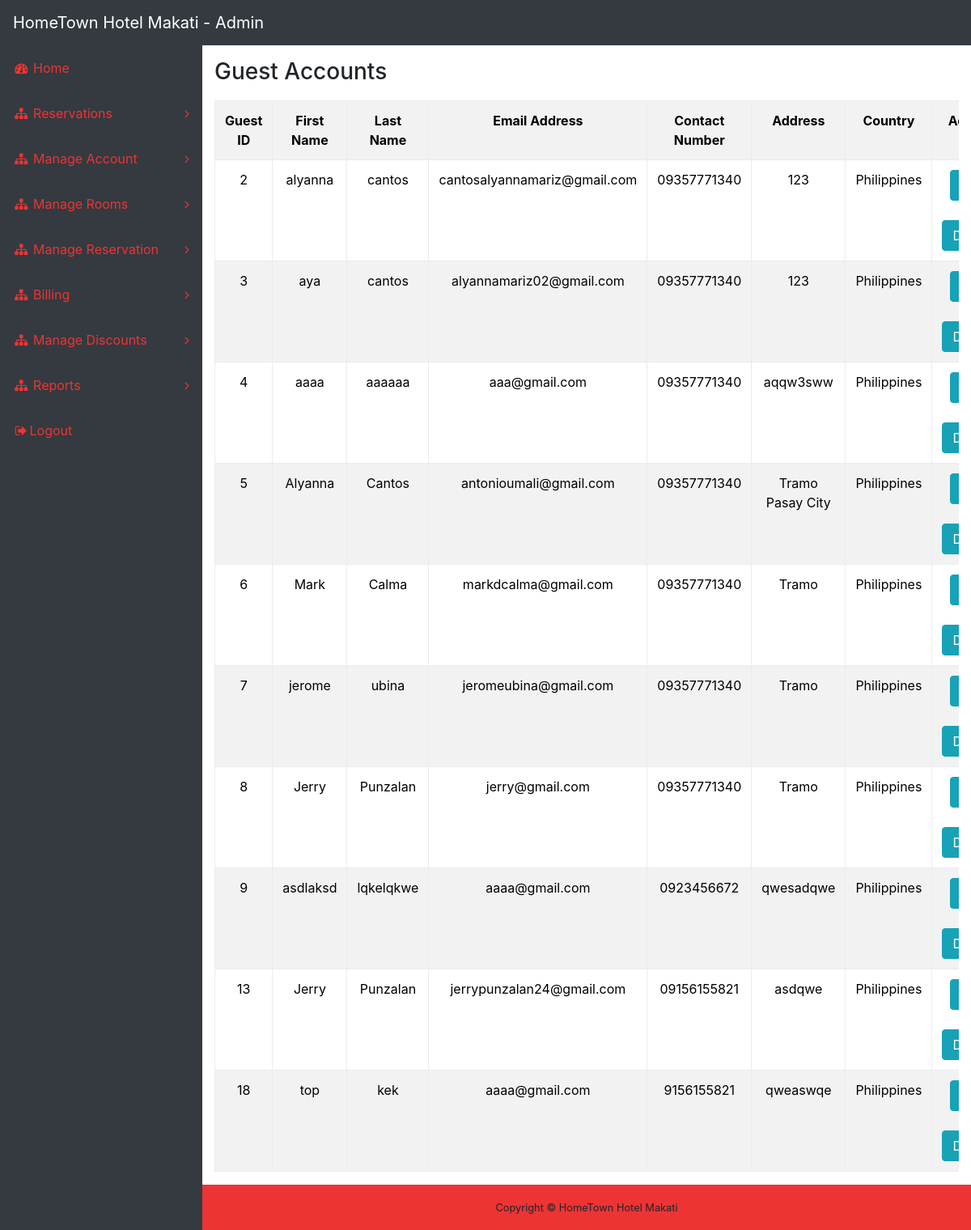
Page /AdminSide/guestmodify.php on the committed database.
### tables this page shows
CREATE TABLE `guest_masterfile` (
  `guest_ID` int(11) NOT NULL,
  `guest_firstname` varchar(50) NOT NULL,
  `guest_lastname` varchar(50) NOT NULL,
  `guest_email` varchar(200) NOT NULL,
  `guest_password` varchar(200) NOT NULL,
  `guest_contactNumber` text NOT NULL,
  `guest_country` varchar(200) NOT NULL,
  `guest_address` varchar(200) NOT NULL,
  `guest_code` varchar(10) NOT NULL
);

### AdminSide/guestmodify.php (the view, shortened to what this page needs)
<?php
	include_once 'headerAdmin.php';
	$sql = "SELECT * FROM guest_masterfile";
	$result = $conn->query($sql);
	if ($result->num_rows > 0) {
	    echo '<div class="container-fluid">
              <h3>Guest Accounts</h3>
				        <div class="table-responsive">
                  <table class="table table-bordered table-striped" id="dataTable" align="center">
                    <tr>
                      <th>Guest ID</th>
                      <th>First Name</th>
                      <th>Last Name</th>
                      <th>Email Address</th>
                      <th>Contact Number</th>
                      <th>Address</th>
                      <th>Country</th>
                      <th>Actions</th>
                    </tr>';
              	    while($row = $result->fetch_assoc()) {
              	        echo "<tr>
                                <td id = 'guest_id'>" . $row["guest_ID"]. "</td>
                                <td id = 'guest_firstname'>" . $row["guest_firstname"]. "</td>
                                <td id = 'guest_lastname'>" . $row["guest_lastname"]. "</td>
                                <td id = 'guest_email'>" . $row["guest_email"] . "</td>
                                <td id = 'guest_contactNumber'>" . $row["guest_contactNumber"] . "</td>
                                <td id = 'guest_address'>".$row["guest_address"] . "</td>
                                <td id = 'guest_country'>" . $row["guest_country"]."<td>
                                  <form method = 'POST' action = 'guestmodify.php'>
                                    <input type ='hidden' value = '{$row['guest_ID']}' name = 'delete_id'>
                                    <button class = 'btn btn-info btn-xs edit_data' name = 'edit' type = 'button' data-toggle='modal' data-target='#editGuestAccount'>Edit</button>
                                    <br><br>
                                    <button name = 'delete' class = 'btn btn-info btn-xs delete_data' type = 'submit'>Delete</button>
                                  </form>
                                </td>";
              	    }
                  echo "</table>
                </div>
            </div>";
	}
?>
<!DOCTYPE html>
<html lang="en">
<head>
  <link href="vendor/bootstrap/css/bootstrap.min.css" rel="stylesheet">
  <link href="vendor/font-awesome/css/font-awesome.min.css" rel="stylesheet" type="text/css">
  <link href="css/sb-admin.css" rel="stylesheet">
</head>
<body>
</body>
</html>

### AdminSide/css/sb-admin.css (style rules this page uses)
html { position: relative; min-height: 100%; }
body { overflow-x: hidden; }
body.sticky-footer { margin-bottom: 56px; }
body.fixed-nav { padding-top: 56px; }

### AdminSide/guestmodify.php (style rules this page uses)
table { margin-top:10px; }
table { border-collapse: collapse; }
table, th, td { border: 2px solid black; text-align: center; }
table { color: black; }

### rows in the picture
guest_masterfile: guest_ID "2", guest_firstname "alyanna", guest_lastname "cantos", guest_email "cantosalyannamariz@gmail.com", guest_contactNumber "09357771340", guest_address "123", guest_country "Philippines"
guest_masterfile: guest_ID "3", guest_firstname "aya", guest_lastname "cantos", guest_email "alyannamariz02@gmail.com", guest_contactNumber "09357771340", guest_address "123", guest_country "Philippines"
guest_masterfile: guest_ID "4", guest_firstname "aaaa", guest_lastname "aaaaaa", guest_email "aaa@gmail.com", guest_contactNumber "09357771340", guest_address "aqqw3sww", guest_country "Philippines"
guest_masterfile: guest_ID "5", guest_firstname "Alyanna", guest_lastname "Cantos", guest_email "antonioumali@gmail.com", guest_contactNumber "09357771340", guest_address "Tramo Pasay City", guest_country "Philippines"
guest_masterfile: guest_ID "6", guest_firstname "Mark", guest_lastname "Calma", guest_email "markdcalma@gmail.com", guest_contactNumber "09357771340", guest_address "Tramo", guest_country "Philippines"
guest_masterfile: guest_ID "7", guest_firstname "jerome", guest_lastname "ubina", guest_email "jeromeubina@gmail.com", guest_contactNumber "09357771340", guest_address "Tramo", guest_country "Philippines"
guest_masterfile: guest_ID "8", guest_firstname "Jerry", guest_lastname "Punzalan", guest_email "jerry@gmail.com", guest_contactNumber "09357771340", guest_address "Tramo", guest_country "Philippines"
guest_masterfile: guest_ID "9", guest_firstname "asdlaksd", guest_lastname "lqkelqkwe", guest_email "aaaa@gmail.com", guest_contactNumber "0923456672", guest_address "qwesadqwe", guest_country "Philippines"
guest_masterfile: guest_ID "13", guest_firstname "Jerry", guest_lastname "Punzalan", guest_email "jerrypunzalan24@gmail.com", guest_contactNumber "09156155821", guest_address "asdqwe", guest_country "Philippines"
guest_masterfile: guest_ID "18", guest_firstname "top", guest_lastname "kek", guest_email "aaaa@gmail.com", guest_contactNumber "9156155821", guest_address "qweaswqe", guest_country "Philippines"
